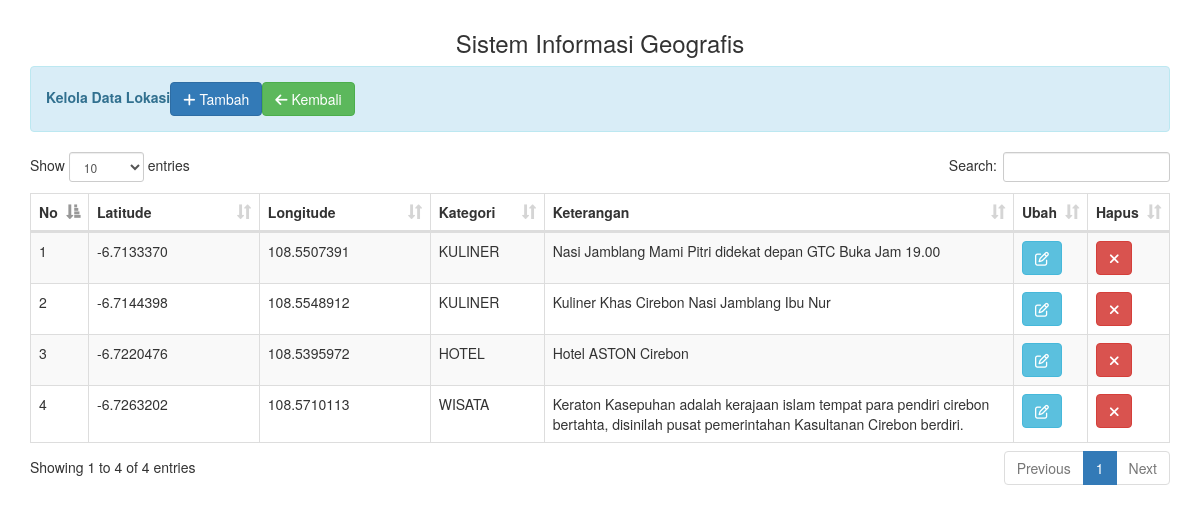
Screenshot of /index.php?page=kelola with the database file from the repository.
### tables this page shows
CREATE TABLE `tabel_data` (
  `id` int(11) NOT NULL,
  `latitude` decimal(10,7) NOT NULL,
  `longitude` decimal(10,7) NOT NULL,
  `keterangan` varchar(255) NOT NULL,
  `kategori` enum('WISATA','HOTEL','KULINER') NOT NULL
);

### conf.php (called while the page is built, shortened)
<?php
class konfigurasi {
   public function __construct() {
    try {
     $host = "localhost";
     $db = "danang";
     $user = "root";
     $pass = "";
     $this->db = new PDO('mysql:host='.$host.';dbname='.$db.'',''.$user.'',''.$pass.'');
     $this->db->setAttribute(PDO::ATTR_ERRMODE, PDO::ERRMODE_EXCEPTION);
    }
    catch (PDOException $e) {
     echo $e->getMessage();
    }
   }
public function tampil($tabel , $id){
   $tampil = $this->db->prepare("SELECT * FROM $tabel ORDER BY $id DESC");
   $tampil->execute();
   return $tampil;
}
}
?>

### input.php (the view, shortened to what this page needs)
<div class="col-md-12">
  <div class="row">
  <center><h3>Sistem Informasi Geografis</h3></center>
    <p class="alert alert-info"><strong>Kelola Data Lokasi</strong><a href="index.php?page=kelola&aksi=tambah" class="btn btn-primary"><i class="fa fa-plus"></i> Tambah</a><a href="index.php?page=home" class="btn btn-success"><i class="fa fa-arrow-left"></i> Kembali</a></p>
  </div>
  <div class="row">
     <table id="table" class="table table-responsive table-bordered table-striped">
      <thead>
       <th width="5%">No</th>
       <th width="15%">Latitude</th>
       <th width="15%">Longitude</th>
       <th width="10%">Kategori</th>
       <th>Keterangan</th>
       <th width="5%">Ubah</th>
       <th width="5%">Hapus</th>
      </thead>
          <tbody>
          <?php
          $read = $konfigurasi->tampil('tabel_data','id');
          $no = 1;
          while ($result = $read->fetch()) {
            ?>
            <tr>
                <td><?php echo $no++; ?></td>
                <td><?php  echo $result['latitude'];?></td>
                <td><?php  echo $result['longitude'];?></td>
                <td><?php  echo $result['kategori'];?></td>
                <td><?php  echo $result['keterangan'];?></td>
                <td><a href="index.php?page=kelola&aksi=edit&data=<?php echo $result['id']; ?>" class="btn btn-info"><i class='fa fa-edit'></i></a></td>
				<td><a href="index.php?page=kelola&hapus=true&data=<?php echo $result['id']; ?>" class="btn btn-danger"><i class='fa fa-remove'></i></a></td>
             </tr>
                <?php
              }
            ?>
          </tbody>
        </table>
      </div>
</div>

### index.php (shortened to what this page needs)
<!DOCTYPE html>
<?php
include 'conf.php';
$konfigurasi = new konfigurasi();
?>
<html>
<?php include 'header.php'; ?>
<body style="margin-top:10px">
 <div class="container">
 <?php
 switch ($_GET['page']) {
   case 'kelola':
    include 'input.php';
   break;
   }
 ?>
 </div>
</body>
</html>

### header.php (shortened to what this page needs)
<head>
   <link rel="stylesheet" type="text/css" href="assets/bootstrap.css">
   <link rel="stylesheet" type="text/css" href="assets/dataTables.bootstrap.css">
</head>

### rows the page displays
tabel_data: latitude "-6.7133370", longitude "108.5507391", kategori "KULINER", keterangan "Nasi Jamblang Mami Pitri didekat depan GTC Buka Jam 19.00"
tabel_data: latitude "-6.7144398", longitude "108.5548912", kategori "KULINER", keterangan "Kuliner Khas Cirebon Nasi Jamblang Ibu Nur"
tabel_data: latitude "-6.7220476", longitude "108.5395972", kategori "HOTEL", keterangan "Hotel ASTON Cirebon"
tabel_data: latitude "-6.7263202", longitude "108.5710113", kategori "WISATA", keterangan "Keraton Kasepuhan adalah kerajaan islam tempat para pendiri cirebon bertahta, disinilah pusat pemerintahan Kasultanan Cirebon berdiri."
